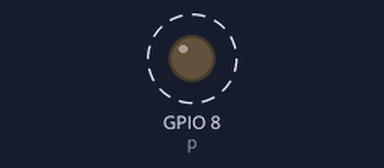
A program run on a simulated ESP32 board running MicroPython. Shown: output pins drawn as LEDs (lit = HIGH). Dashed ring = blinking.

Above: at 0.2 s.
Timing chart, 0 to 3.0 s (numbered marks = the images above):
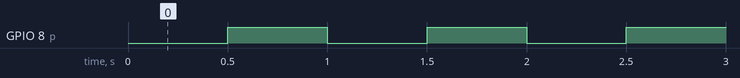

The program:

builtin_led.py
```python
# ESP32-C3的板载LED GPIO口是8，低电平开启 (蓝色的)
#
# mpremote run builtin_led.py
#

import time
from machine import Pin

p = Pin(8, Pin.OUT, value=1)
while True:
    p.value(0) # light on
    time.sleep_ms(500)
    p.value(1) # light off
    time.sleep_ms(500)
```

Measured:
- by itself, GPIO 8 (p): alternates HIGH for 0.50 s and LOW for 0.50 s
